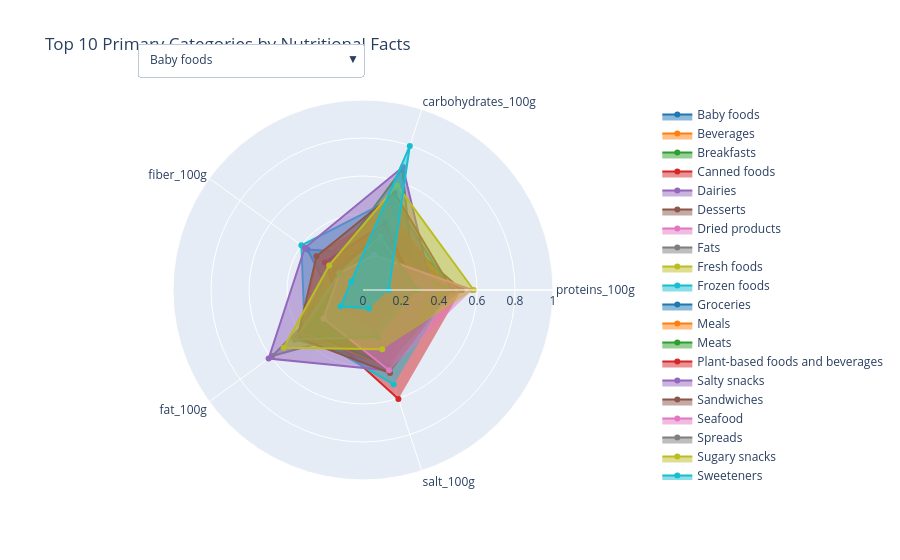

Here is the notebook cell this chart was saved with:
### Markdown cell above
### Radial chart

### Code cell
import pandas as pd
from modules.radar_chart import preprocess_data, create_radar_chart, create_radar_chart_with_dropdown

# Define the columns to analyze
category_col = 'category_level_1'
nutrient_cols = ['proteins_100g', 'carbohydrates_100g', 'fiber_100g', 'fat_100g', 'salt_100g']

# Preprocess the data
top_category_nutrition = preprocess_data(data, category_col, nutrient_cols, top_n=20)

# Extract categories and values
categories = top_category_nutrition[category_col]
values = top_category_nutrition[nutrient_cols]

# Create a radar chart
# create_radar_chart(categories, values, title='Top 10 Primary Categories by Nutritional Facts')
create_radar_chart_with_dropdown(categories, values, title='Top 10 Primary Categories by Nutritional Facts')

### Figure 1 — Plotly figure (JSON) as saved in the notebook; plotly's stock layout.template omitted (floating-point values rounded to 4 significant figures)
{"data": [{"fill": "toself", "line": {"color": "#1f77b4"}, "name": "Baby foods", "r": [0.2924, 0.2004, 0.3618, 0.1642, 0.3022], "theta": ["proteins_100g", "carbohydrates_100g", "fiber_100g", "fat_100g", "salt_100g"], "type": "scatterpolar", "visible": true}, {"fill": "toself", "line": {"color": "#ff7f0e"}, "name": "Beverages", "r": [0.1345, 0.1887, 0.1049, 0.1204, 0.1107], "theta": ["proteins_100g", "carbohydrates_100g", "fiber_100g", "fat_100g", "salt_100g"], "type": "scatterpolar", "visible": true}, {"fill": "toself", "line": {"color": "#2ca02c"}, "name": "Breakfasts", "r": [0.2748, 0.6688, 0.2129, 0.4432, 0.411], "theta": ["proteins_100g", "carbohydrates_100g", "fiber_100g", "fat_100g", "salt_100g"], "type": "scatterpolar", "visible": true}, {"fill": "toself", "line": {"color": "#d62728"}, "name": "Canned foods", "r": [0.5173, 0.2848, 0.1594, 0.3062, 0.603], "theta": ["proteins_100g", "carbohydrates_100g", "fiber_100g", "fat_100g", "salt_100g"], "type": "scatterpolar", "visible": true}, {"fill": "toself", "line": {"color": "#9467bd"}, "name": "Dairies", "r": [0.2979, 0.3255, 0.1058, 0.3733, 0.2666], "theta": ["proteins_100g", "carbohydrates_100g", "fiber_100g", "fat_100g", "salt_100g"], "type": "scatterpolar", "visible": true}, {"fill": "toself", "line": {"color": "#8c564b"}, "name": "Desserts", "r": [0.5204, 0.3679, 0.2131, 0.4063, 0.346], "theta": ["proteins_100g", "carbohydrates_100g", "fiber_100g", "fat_100g", "salt_100g"], "type": "scatterpolar", "visible": true}, {"fill": "toself", "line": {"color": "#e377c2"}, "name": "Dried products", "r": [0.3869, 0.468, 0.2719, 0.2097, 0.1956], "theta": ["proteins_100g", "carbohydrates_100g", "fiber_100g", "fat_100g", "salt_100g"], "type": "scatterpolar", "visible": true}, {"fill": "toself", "line": {"color": "#7f7f7f"}, "name": "Fats", "r": [0.1442, 0.1361, 0.09127, 0.5909, 0.2081], "theta": ["proteins_100g", "carbohydrates_100g", "fiber_100g", "fat_100g", "salt_100g"], "type": "scatterpolar", "visible": true}, {"fill": "toself", "line": {"color": "#bcbd22"}, "name": "Fresh foods", "r": [0.3689, 0.3235, 0.1782, 0.3666, 0.3958], "theta": ["proteins_100g", "carbohydrates_100g", "fiber_100g", "fat_100g", "salt_100g"], "type": "scatterpolar", "visible": true}, {"fill": "toself", "line": {"color": "#17becf"}, "name": "Frozen foods", "r": [0.4598, 0.5064, 0.4007, 0.3787, 0.5225], "theta": ["proteins_100g", "carbohydrates_100g", "fiber_100g", "fat_100g", "salt_100g"], "type": "scatterpolar", "visible": true}, {"fill": "toself", "line": {"color": "#1f77b4"}, "name": "Groceries", "r": [0.2979, 0.3106, 0.1848, 0.2354, 0.1704], "theta": ["proteins_100g", "carbohydrates_100g", "fiber_100g", "fat_100g", "salt_100g"], "type": "scatterpolar", "visible": true}, {"fill": "toself", "line": {"color": "#ff7f0e"}, "name": "Meals", "r": [0.4545, 0.4373, 0.3029, 0.3873, 0.4252], "theta": ["proteins_100g", "carbohydrates_100g", "fiber_100g", "fat_100g", "salt_100g"], "type": "scatterpolar", "visible": true}, {"fill": "toself", "line": {"color": "#2ca02c"}, "name": "Meats", "r": [0.4728, 0.1984, 0.1309, 0.3705, 0.4186], "theta": ["proteins_100g", "carbohydrates_100g", "fiber_100g", "fat_100g", "salt_100g"], "type": "scatterpolar", "visible": true}, {"fill": "toself", "line": {"color": "#d62728"}, "name": "Plant-based foods and beverages", "r": [0.2791, 0.3691, 0.2472, 0.1466, 0.2188], "theta": ["proteins_100g", "carbohydrates_100g", "fiber_100g", "fat_100g", "salt_100g"], "type": "scatterpolar", "visible": true}, {"fill": "toself", "line": {"color": "#9467bd"}, "name": "Salty snacks", "r": [0.3633, 0.6802, 0.3783, 0.614, 0.4452], "theta": ["proteins_100g", "carbohydrates_100g", "fiber_100g", "fat_100g", "salt_100g"], "type": "scatterpolar", "visible": true}, {"fill": "toself", "line": {"color": "#8c564b"}, "name": "Sandwiches", "r": [0.4699, 0.5374, 0.3027, 0.426, 0.4595], "theta": ["proteins_100g", "carbohydrates_100g", "fiber_100g", "fat_100g", "salt_100g"], "type": "scatterpolar", "visible": true}, {"fill": "toself", "line": {"color": "#e377c2"}, "name": "Seafood", "r": [0.5749, 0.1932, 0.153, 0.2566, 0.4441], "theta": ["proteins_100g", "carbohydrates_100g", "fiber_100g", "fat_100g", "salt_100g"], "type": "scatterpolar", "visible": true}, {"fill": "toself", "line": {"color": "#7f7f7f"}, "name": "Spreads", "r": [0.2851, 0.2974, 0.1516, 0.443, 0.2596], "theta": ["proteins_100g", "carbohydrates_100g", "fiber_100g", "fat_100g", "salt_100g"], "type": "scatterpolar", "visible": true}, {"fill": "toself", "line": {"color": "#bcbd22"}, "name": "Sugary snacks", "r": [0.5827, 0.5804, 0.2202, 0.5163, 0.328], "theta": ["proteins_100g", "carbohydrates_100g", "fiber_100g", "fat_100g", "salt_100g"], "type": "scatterpolar", "visible": true}, {"fill": "toself", "line": {"color": "#17becf"}, "name": "Sweeteners", "r": [0.1356, 0.7971, 0.07599, 0.1462, 0.1027], "theta": ["proteins_100g", "carbohydrates_100g", "fiber_100g", "fat_100g", "salt_100g"], "type": "scatterpolar", "visible": true}], "layout": {"polar": {"radialaxis": {"range": [0, 1], "visible": true}}, "title": {"text": "Top 10 Primary Categories by Nutritional Facts"}, "updatemenus": [{"buttons": [{"args": [{"title": "Top 10 Primary Categories by Nutritional Facts - Baby foods", "visible": [true, false, false, false, false, false, false, false, false, false, false, false, false, false, false, false, false, false, false, false]}], "label": "Baby foods", "method": "update"}, {"args": [{"title": "Top 10 Primary Categories by Nutritional Facts - Beverages", "visible": [false, true, false, false, false, false, false, false, false, false, false, false, false, false, false, false, false, false, false, false]}], "label": "Beverages", "method": "update"}, {"args": [{"title": "Top 10 Primary Categories by Nutritional Facts - Breakfasts", "visible": [false, false, true, false, false, false, false, false, false, false, false, false, false, false, false, false, false, false, false, false]}], "label": "Breakfasts", "method": "update"}, {"args": [{"title": "Top 10 Primary Categories by Nutritional Facts - Canned foods", "visible": [false, false, false, true, false, false, false, false, false, false, false, false, false, false, false, false, false, false, false, false]}], "label": "Canned foods", "method": "update"}, {"args": [{"title": "Top 10 Primary Categories by Nutritional Facts - Dairies", "visible": [false, false, false, false, true, false, false, false, false, false, false, false, false, false, false, false, false, false, false, false]}], "label": "Dairies", "method": "update"}, {"args": [{"title": "Top 10 Primary Categories by Nutritional Facts - Desserts", "visible": [false, false, false, false, false, true, false, false, false, false, false, false, false, false, false, false, false, false, false, false]}], "label": "Desserts", "method": "update"}, {"args": [{"title": "Top 10 Primary Categories by Nutritional Facts - Dried products", "visible": [false, false, false, false, false, false, true, false, false, false, false, false, false, false, false, false, false, false, false, false]}], "label": "Dried products", "method": "update"}, {"args": [{"title": "Top 10 Primary Categories by Nutritional Facts - Fats", "visible": [false, false, false, false, false, false, false, true, false, false, false, false, false, false, false, false, false, false, false, false]}], "label": "Fats", "method": "update"}, {"args": [{"title": "Top 10 Primary Categories by Nutritional Facts - Fresh foods", "visible": [false, false, false, false, false, false, false, false, true, false, false, false, false, false, false, false, false, false, false, false]}], "label": "Fresh foods", "method": "update"}, {"args": [{"title": "Top 10 Primary Categories by Nutritional Facts - Frozen foods", "visible": [false, false, false, false, false, false, false, false, false, true, false, false, false, false, false, false, false, false, false, false]}], "label": "Frozen foods", "method": "update"}, {"args": [{"title": "Top 10 Primary Categories by Nutritional Facts - Groceries", "visible": [false, false, false, false, false, false, false, false, false, false, true, false, false, false, false, false, false, false, false, false]}], "label": "Groceries", "method": "update"}, {"args": [{"title": "Top 10 Primary Categories by Nutritional Facts - Meals", "visible": [false, false, false, false, false, false, false, false, false, false, false, true, false, false, false, false, false, false, false, false]}], "label": "Meals", "method": "update"}, {"args": [{"title": "Top 10 Primary Categories by Nutritional Facts - Meats", "visible": [false, false, false, false, false, false, false, false, false, false, false, false, true, false, false, false, false, false, false, false]}], "label": "Meats", "method": "update"}, {"args": [{"title": "Top 10 Primary Categories by Nutritional Facts - Plant-based foods and beverages", "visible": [false, false, false, false, false, false, false, false, false, false, false, false, false, true, false, false, false, false, false, false]}], "label": "Plant-based foods and beverages", "method": "update"}, {"args": [{"title": "Top 10 Primary Categories by Nutritional Facts - Salty snacks", "visible": [false, false, false, false, false, false, false, false, false, false, false, false, false, false, true, false, false, false, false, false]}], "label": "Salty snacks", "method": "update"}, {"args": [{"title": "Top 10 Primary Categories by Nutritional Facts - Sandwiches", "visible": [false, false, false, false, false, false, false, false, false, false, false, false, false, false, false, true, false, false, false, false]}], "label": "Sandwiches", "method": "update"}, {"args": [{"title": "Top 10 Primary Categories by Nutritional Facts - Seafood", "visible": [false, false, false, false, false, false, false, false, false, false, false, false, false, false, false, false, true, false, false, false]}], "label": "Seafood", "method": "update"}, {"args": [{"title": "Top 10 Primary Categories by Nutritional Facts - Spreads", "visible": [false, false, false, false, false, false, false, false, false, false, false, false, false, false, false, false, false, true, false, false]}], "label": "Spreads", "method": "update"}, {"args": [{"title": "Top 10 Primary Categories by Nutritional Facts - Sugary snacks", "visible": [false, false, false, false, false, false, false, false, false, false, false, false, false, false, false, false, false, false, true, false]}], "label": "Sugary snacks", "method": "update"}, {"args": [{"title": "Top 10 Primary Categories by Nutritional Facts - Sweeteners", "visible": [false, false, false, false, false, false, false, false, false, false, false, false, false, false, false, false, false, false, false, true]}], "label": "Sweeteners", "method": "update"}], "direction": "down", "showactive": true, "x": 0.1, "xanchor": "left", "y": 1.15, "yanchor": "top"}]}}
